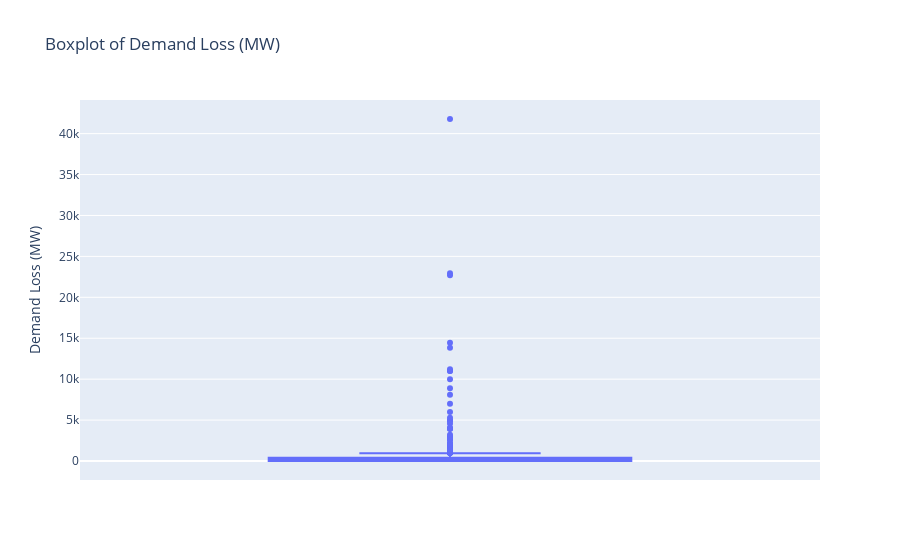

Here is the notebook cell this chart was saved with:
### Code cell
# Boxplot of demand loss
fig = px.box(
    df_clean, y='DEMAND.LOSS.MW',
    title='Boxplot of Demand Loss (MW)'
)
fig.update_layout(yaxis_title='Demand Loss (MW)')
fig.show()

### Figure 1 — Plotly figure (JSON) as saved in the notebook; plotly's stock layout.template omitted (floating-point values rounded to 4 significant figures; data arrays with more than 128 entries replaced by an {"elided": "..."} marker saying what was removed)
{"data": [{"alignmentgroup": "True", "hovertemplate": "DEMAND.LOSS.MW=%{y}<extra></extra>", "legendgroup": "", "marker": {"color": "#636efa"}, "name": "", "notched": false, "offsetgroup": "", "orientation": "v", "showlegend": false, "type": "box", "x0": " ", "xaxis": "x", "y": {"elided": "1476 int values"}, "y0": " ", "yaxis": "y"}], "layout": {"autosize": true, "boxmode": "group", "legend": {"tracegroupgap": 0}, "title": {"text": "Boxplot of Demand Loss (MW)"}, "xaxis": {"anchor": "y", "autorange": true, "domain": [0, 1], "range": [-0.5, 0.5], "type": "category"}, "yaxis": {"anchor": "x", "autorange": true, "domain": [0, 1], "range": [-2322.0, 44110.0], "title": {"text": "Demand Loss (MW)"}, "type": "linear"}}}
